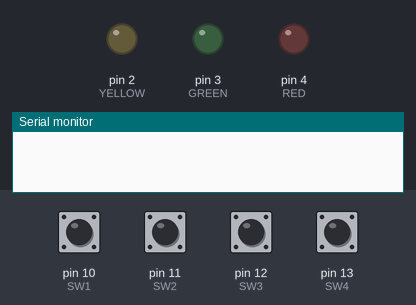
Recording of a sketch running on a simulated Arduino Uno, built with avr-gcc and run on an emulated ATmega328P. On the bench: output pins drawn as LEDs (lit = HIGH), the last lines printed to the serial monitor. The inputs (shaded band) are chosen by the test bench; at power-on: pin 10 (SW1), pin 11 (SW2), pin 12 (SW3), pin 13 (SW4) HIGH.

Above: at 1.2 s.
1.3 s: pin 13 (SW4) pulled LOW for 0.15 s
At 2.4 s:
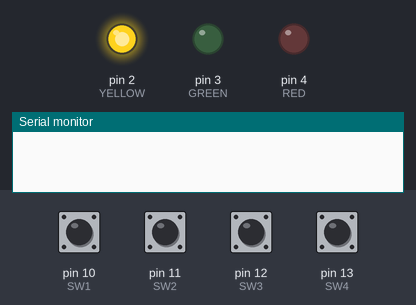
2.9 s: pin 13 (SW4) pulled LOW for 1 s
At 3.7 s:
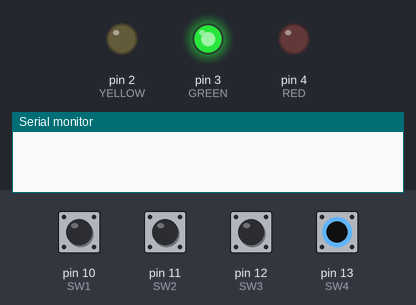
5.4 s: pin 13 (SW4) pulled LOW for 0.15 s
At 6.6 s:
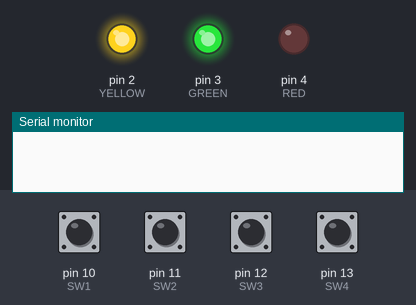
7.0 s: pin 13 (SW4) pulled LOW for 0.15 s
At 8.0 s:
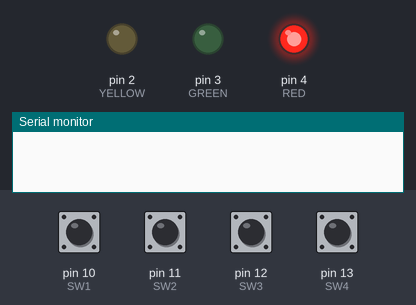
8.6 s: pin 10 (SW1) pulled LOW for 0.15 s
At 9.2 s:
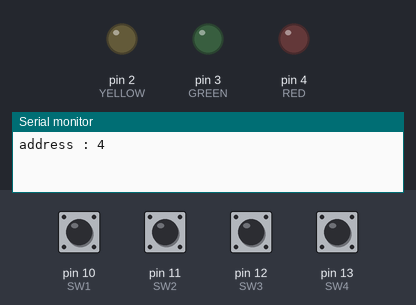
Timing chart, 0 to 11.2 s (numbered marks = the images above; inputs shaded):
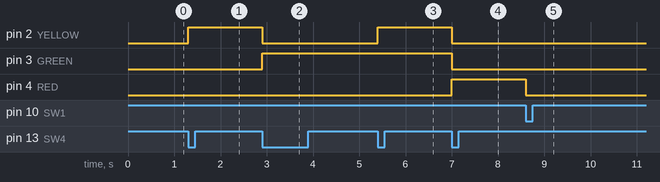

Measured:
- after the input at 1.3 s, pin 2 (YELLOW): LOW → HIGH at once
- after the input at 2.9 s, pin 2 (YELLOW): HIGH → LOW at once; pin 3 (GREEN): LOW → HIGH at once
- after the input at 5.4 s, pin 2 (YELLOW): LOW → HIGH at once
- after the input at 7.0 s, pin 2 (YELLOW), pin 3 (GREEN): HIGH → LOW at once; pin 4 (RED): LOW → HIGH at once
- after the input at 8.6 s, pin 4 (RED): HIGH → LOW at once

The sketch:

sketch_apr28b.ino
```cpp
#include <Wire.h>
#include <MsTimer2.h>
#define RED (4)
#define GREEN (3)
#define YELLOW (2)
#define SW1 (10)
#define SW2 (11)
#define SW3 (12)
#define SW4 (13)
#define READ (1)
#define WRITE (0)

volatile unsigned char LAST_SW1_ON,LAST_SW2_ON,LAST_SW3_ON,LAST_SW4_ON;
volatile unsigned char SW1_ON,SW2_ON,SW3_ON,SW4_ON;
volatile unsigned char chatt1[3],chatt2[3],chatt3[3],chatt4[3];
volatile unsigned char swFlag,incFlag,decFlag,changeFlag;
volatile unsigned char led;
char state1,state2;
volatile char i2c_address = 0x50;
volatile unsigned short address;
volatile unsigned char quantity;
volatile unsigned short value;

void timer1(void);

void setup() {
  // put your setup code here, to run once:
  Wire.begin();
  Serial.begin(9600);

  MsTimer2::set(1, timer1);
  MsTimer2::start();

  pinMode(RED, OUTPUT);
  pinMode(GREEN, OUTPUT);
  pinMode(YELLOW, OUTPUT);
  pinMode(SW1, INPUT);
  pinMode(SW2, INPUT);
  pinMode(SW3, INPUT);
  pinMode(SW4, INPUT);

  led = 0b000;
  state1 = READ;
  state2 = 0;
}

void loop() {
  // put your main code here, to run repeatedly:
  if (swFlag == 1) {
    switch (state1) {
      case READ:
        switch (state2) {
          case 0:
            address = led;
            state2++;
            led = 0b000;
            Serial.println("");
            Serial.print("address : ");
            Serial.println(address, HEX);
            digitalWrite(RED, (led >> 2) & 0x01);
            digitalWrite(GREEN, (led >> 1) & 0x01);
            digitalWrite(YELLOW, led & 0x01);
            break;
          case 1:
            if (led > 0b000) {
              quantity = led;
              state2++;
              led = 0b000;
              Serial.print("quantity : ");
              Serial.println(quantity, HEX);
              digitalWrite(RED, (led >> 2) & 0x01);
              digitalWrite(GREEN, (led >> 1) & 0x01);
              digitalWrite(YELLOW, led & 0x01);
            }
            break;
          case 2:
            Wire.beginTransmission(i2c_address);
            Wire.write(address >> 8);
            Wire.write(address & 0xFF);
            Wire.endTransmission();
            for (int i = address; i < address + quantity; i++) {
              Wire.requestFrom(i2c_address, 1);
              while (Wire.available()) {
                Serial.print(i, HEX);
                Serial.print(" : ");
                Serial.println(Wire.read(), HEX);
              }
            }
            state2 = 0;
            break;
        }
        break;
      case WRITE:
        switch (state2) {
          case 0:
            address = led;
            state2++;
            led = 0b000;
            Serial.println("");
            Serial.print("address : ");
            Serial.println(address, HEX);
            digitalWrite(RED, (led >> 2) & 0x01);
            digitalWrite(GREEN, (led >> 1) & 0x01);
            digitalWrite(YELLOW, led & 0x01);
            break;
          case 1:
            value = led;
            state2++;
            led = 0b000;
            Serial.print("value : ");
            Serial.println(value, HEX);
            digitalWrite(RED, (led >> 2) & 0x01);
            digitalWrite(GREEN, (led >> 1) & 0x01);
            digitalWrite(YELLOW, led & 0x01);
            break;
          case 2:
            Wire.beginTransmission(i2c_address);
            Wire.write(address >> 8);
            Wire.write(address & 0xFF);
            Wire.write(value);
            Wire.endTransmission();
            delay(5);
            Serial.println("completed Writing");
            state2 = 0;
            break;
        }
        break;
    }
    swFlag = 0;
  }

  if (changeFlag == 1 && state2 == 0) {
    Serial.println("");
    switch (state1) {
      case READ:
        state1 = WRITE;
        Serial.println("MODE : WRITE");
        break;
      case WRITE:
        state1 = READ;
        Serial.println("MODE : READ");
        break;
    }
    changeFlag = 0;
  }

  if (incFlag == 1) {
    if (led < 0b111 && state2 != 2) {
      led++;
      digitalWrite(RED, (led >> 2) & 0x01);
      digitalWrite(GREEN, (led >> 1) & 0x01);
      digitalWrite(YELLOW, led & 0x01);
    }
    incFlag = 0;
  }

  if (decFlag == 1) {
    if (led > 0b000 && state2 != 2) {
      led--;
      digitalWrite(RED, (led >> 2) & 0x01);
      digitalWrite(GREEN, (led >> 1) & 0x01);
      digitalWrite(YELLOW, led & 0x01);
    }
    decFlag = 0;
  }
}

void timer1(void) {
  LAST_SW1_ON = SW1_ON;
  SW1_ON = (chatt1[2] & chatt1[1] & chatt1[0]);
  chatt1[2] = chatt1[1];
  chatt1[1] = chatt1[0];
  chatt1[0] = (~digitalRead(SW1) & 0x01);

  LAST_SW2_ON = SW2_ON;
  SW2_ON = (chatt2[2] & chatt2[1] & chatt2[0]);
  chatt2[2] = chatt2[1];
  chatt2[1] = chatt2[0];
  chatt2[0] = (~digitalRead(SW2) & 0x01);

  LAST_SW3_ON = SW3_ON;
  SW3_ON = (chatt3[2] & chatt3[1] & chatt3[0]);
  chatt3[2] = chatt3[1];
  chatt3[1] = chatt3[0];
  chatt3[0] = (~digitalRead(SW3) & 0x01);

  LAST_SW4_ON = SW4_ON;
  SW4_ON = (chatt4[2] & chatt4[1] & chatt4[0]);
  chatt4[2] = chatt4[1];
  chatt4[1] = chatt4[0];
  chatt4[0] = (~digitalRead(SW4) & 0x01);

  if (LAST_SW4_ON == 0 && SW4_ON == 1) {
    incFlag = 1;
  } else if (LAST_SW3_ON == 0 && SW3_ON == 1) {
    decFlag = 1;
  }

  if (LAST_SW2_ON == 0 && SW2_ON == 1) {
    changeFlag = 1;
  }

  if (LAST_SW1_ON == 0 && SW1_ON == 1) {
    swFlag = 1;
  }
}
```
